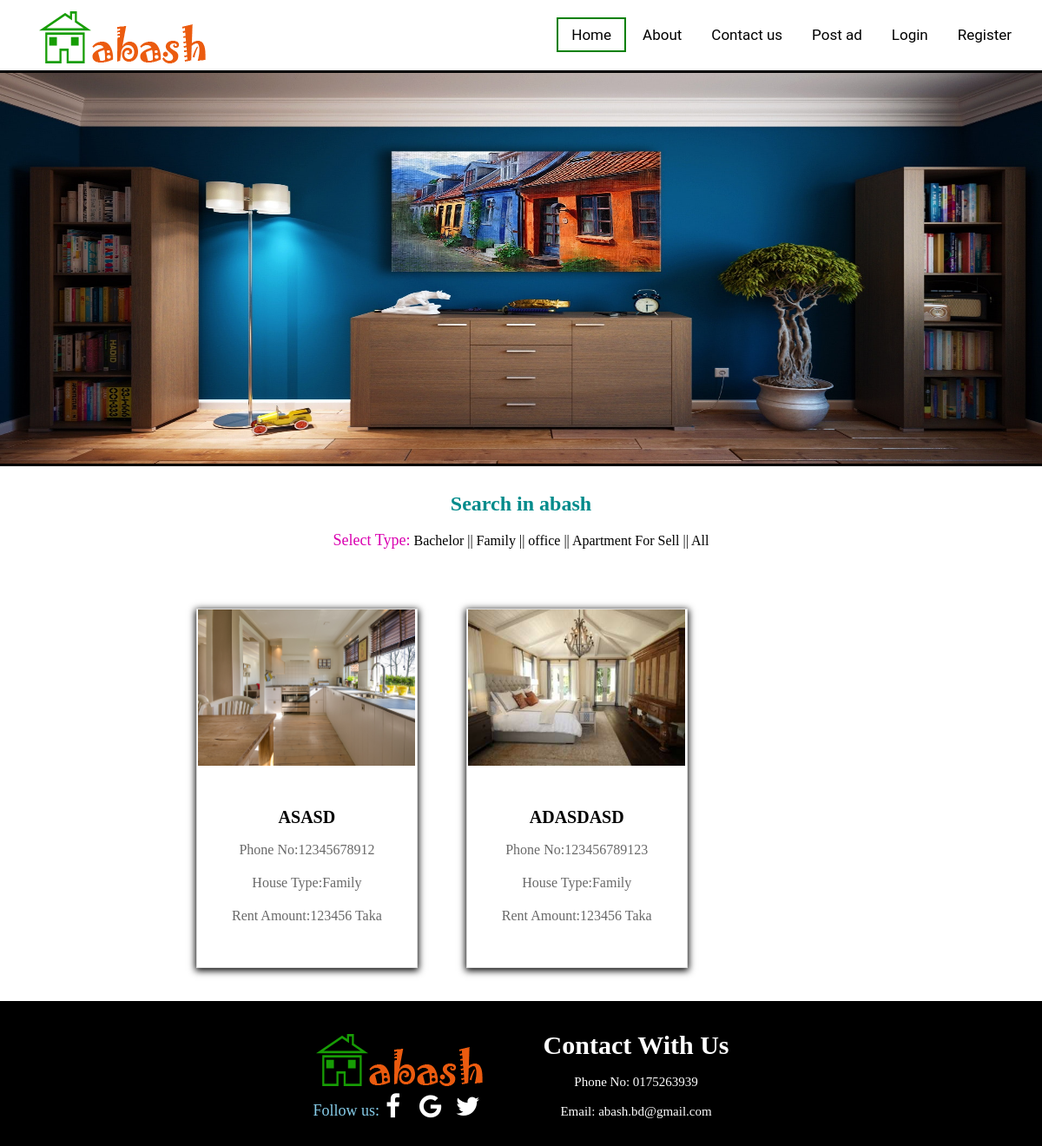
The app's page /family.php with its own data.
### tables this page shows
CREATE TABLE `post` (
  `un` varchar(50) NOT NULL,
  `name` varchar(150) NOT NULL,
  `email` varchar(200) NOT NULL,
  `address` longtext NOT NULL,
  `rent_price` decimal(10,0) NOT NULL,
  `date_a` date NOT NULL,
  `phone_no` varchar(15) NOT NULL,
  `type` varchar(200) NOT NULL,
  `image` longblob NOT NULL
);

### family.php (the view, shortened to what this page needs)
<?php
$connection = mysqli_connect("localhost", "root", "","ab");
$sql = "SELECT * FROM post WHERE type='Family' ";
$result = mysqli_query($connection,$sql);
?>
<html>
<head>
	<link href='css/style.css' rel='stylesheet'>
	<link rel="stylesheet" href="https://cdnjs.cloudflare.com/ajax/libs/font-awesome/4.7.0/css/font-awesome.min.css">
</head>
<body>
	 <div class="logo_menu">
	    <div class="neon">
		    <img src="img/logo.png">
	    </div>
		<ul class="main-nav">
		    <li class="active"><a href="index.php">Home</a></li>
			<li><a href="about.php">About</a></li>
			<li><a href="#contact">Contact us</a></li>
			<li><a href="post.php">Post ad</a></li>
			<li><a href="login.php">Login</a></li>
			<li><a href="register.php">Register</a></li>
		</ul>
	</div>
	       <div class="slider">
				  <img class="mySlides" src="img/2.jpg">
            </div>
	  <div class="search">
	         <h2 style="color:darkcyan">Search in abash</h2></br>
	        <ul>
	           <li>
			   <font face="serif" size="4" color="dark skyblue">Select Type:</font>
			   <a href="bechalor.php" style="text-decoration: none;color: black"><label  name="type1" value="bachelor" title="click here">Bachelor ||</label></a>
			   <a href="family.php" style="text-decoration: none;color: black"><label  name="type" value="family" title="click here">Family ||</label></a>
			  <a href="office.php" style="text-decoration: none;color: black"><label  name="type" value="office" title="click here">office ||</label></a>
			   <a href="apart.php" style="text-decoration: none;color: black"><label name="type" value="Apartment_For_Sell" title="click here">Apartment For Sell ||</label></a>
			   <a href="index.php" style="text-decoration: none;color: black"><label name="type"  title="click here">All</label></a>
			   </li>
			</ul>
	  </div>
		<div class="product_area">
		  <ul>
              <?php
              if ($result->num_rows > 0) {
                    while($row = $result->fetch_assoc()){ ?>
                        <li>
                            <a href="#">
                                <div class="single_product">
                                    <img src=<?= $row['image']; ?>>
                                    <div class="single_product_text">
                                        <h2><?= $row['address']; ?></h2>
                                        <p>Phone No:<?= $row['phone_no']; ?></p>
                                        <p>House Type:<?= $row['type']; ?></p>
                                        <p>Rent Amount:<?= $row['rent_price']; ?> taka</p>
                                    </div>
                                </div>
                            </a>
                        </li>
                    <?php }
                }
              ?>
		  </ul>
		</div>
</body>
	<footer class="footer">
	<ul>
		<li>
		<div>
			<img src="img/logo.png">
		</div>
		<div>
			<font face="serif" size="4" color="skyblue">Follow us:</font>
			<a href="#" class="call"><i class="fa fa-facebook-f" style="font-size:30px;width:23px;background-color:black;color:white;padding-right: 15px"></i></a>
			<a href="#" class="call"><i class="fa fa-google" style="font-size:30px;background-color:black;color:white;padding-right: 12px"></i></a>
			<a href="#" class="call"><i class="fa fa-twitter" style="font-size:30px;background-color:black;color:white;padding-right: 9px"></i></a>
		</div>
       </li>
	   <li>
		<div class="contact">
			<h1><a name="contact"></a>Contact With Us</h1><br>
			<p>Phone No: 0175263939</p><br>
			<p>Email: abash.bd@gmail.com</p>
		</div>
       </li>
	</ul>
	</footer>
</html>

### css/style.css (style rules this page uses)
* { margin: 0; padding: 0; }
.neon { float: left; margin-left: 40px; list-style: none; margin-right: 15px; }
.main-nav { float: right; list-style: none; margin-top: 25px; margin-right: 15px; }
.main-nav li { display: inline-block; }
.main-nav li a { color: black; text-decoration: none; padding: 8px 15px; font-family: "Roboto", sans-serif; font-size: 17px; }
.main-nav li.active a { border: 2px solid green; }
.slider img { border-top: 3px solid black; border-bottom: 3px solid black; height:450px; width:100%; }
.search { padding:30px; text-align:center; }
.search ul li { display: inline-block; text-align:left; }
.product_area { padding-left:200px; padding-left:200px; }
.product_area ul li { display: inline-block; text-align: center; margin: 38px 26px; box-shadow: 0px 2px 8px 1px #000; }
.product_area ul li a { text-decoration:none; }
.single_product { border:1px solid #ddd; }
.single_product img { width: 250px; height: 180px; }
.single_product h2 { color: #000; text-transform: uppercase; font-size: 20px; line-height: 38px; }
.single_product p { color: #696969; text-transform: capitalize; font-size: 16px; line-height: 38px; }
.single_product_text { padding:40px; }
.logo_menu { background-color: #fff; padding: 5px 5px; }
.footer { background-color: black; width: 100%; height: auto; text-align:center; }
.footer ul li { display: inline-block; text-align: center; padding:30px; }
.contact { text-align: center; color: white; font-size: 15px; }

### records on screen
post: image (picture), address "ASASD", phone_no "12345678912", type "Family", rent_price "123456"
post: image (picture), address "ADASDASD", phone_no "123456789123", type "Family", rent_price "123456"
